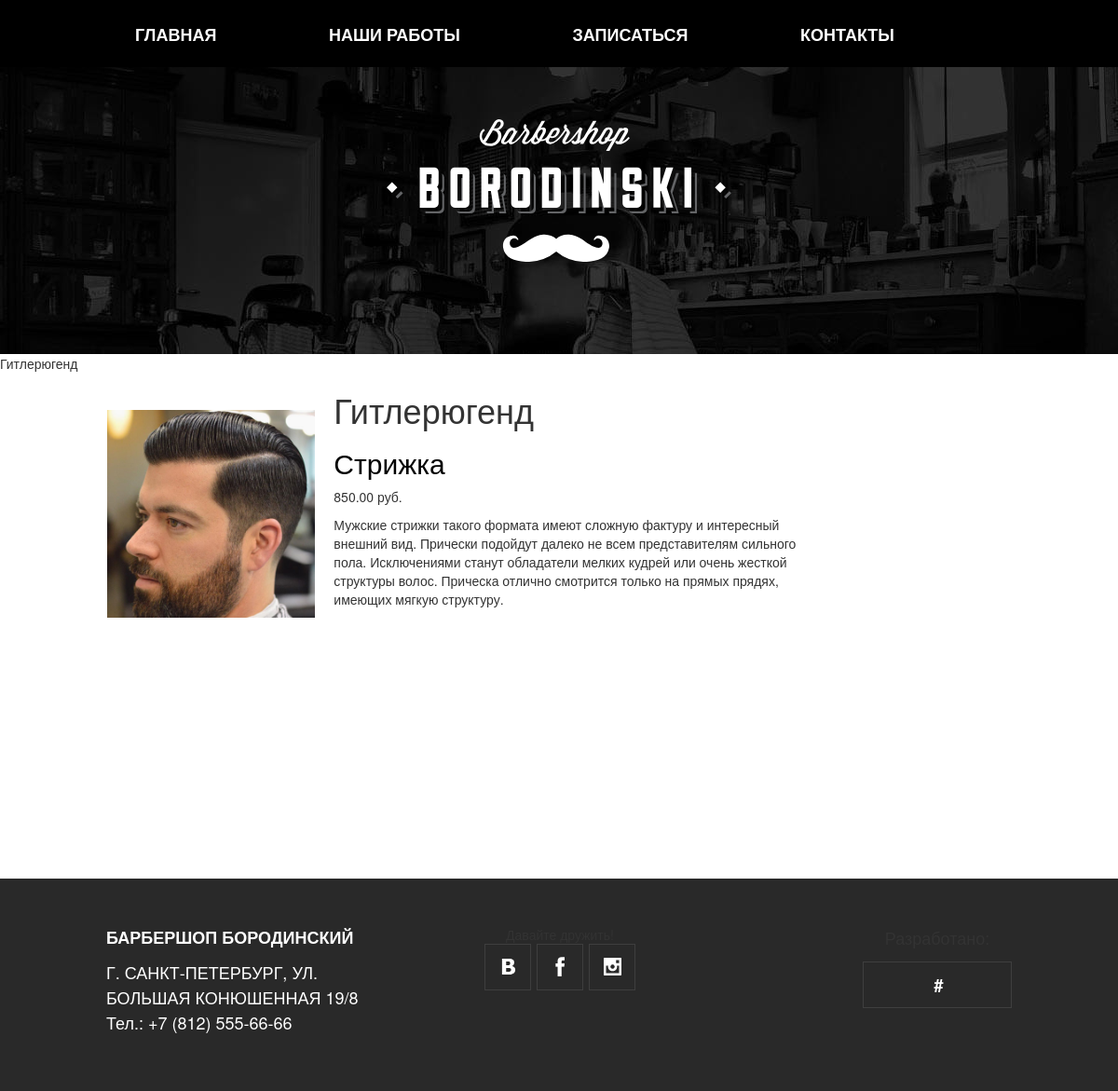
The app's page /work/2/gitleryugend/ with its own data.
### work/models.py (models this page shows, shortened)
class Product(models.Model):
    category = models.ForeignKey(Category, related_name='products', verbose_name="Категория", on_delete=models.PROTECT)
    name = models.CharField(max_length=200, db_index=True, verbose_name="Название")
    slug = models.SlugField(max_length=200, db_index=True)
    image = models.ImageField(upload_to='products/%Y/%m/%d/', blank=True, verbose_name="Изображение товара")
    description = models.TextField(blank=True, verbose_name="Описание")
    price = models.DecimalField(max_digits=10, decimal_places=2, verbose_name="Цена")
    class Meta:
        ordering = ['name']
        index_together = [
            ['id', 'slug']
        ]
        verbose_name = 'Услуга'
        verbose_name_plural = 'Услуга'

class Category(models.Model):
    name = models.CharField(max_length=200, db_index=True, verbose_name='Имя')
    slug = models.SlugField(max_length=200, db_index=True, unique=True)
    class Meta:
        ordering = ['name']
        verbose_name = 'Категория'
        verbose_name_plural = 'Категории'
    def __str__(self):
        return self.name
    def get_absolute_url(self):
        return reverse('work:ProductListByCategory', args=[self.slug])

### work/views.py (the view)
# urls.py: url(r'^(?P<id>\d+)/(?P<slug>[-\w]+)/$', views.ProductDetail, name='ProductDetail'),
def ProductDetail(request, id, slug):
    product = get_object_or_404(Product, id=id, slug=slug)
    return render(request, 'work/detail.html',
                             {'product': product})

### work/templates/work/detail.html (shortened to what this page needs)
{% load static %}
<!DOCTYPE html>
<html lang="ru">
<head>
    <link href="{% static 'css/style3.min.css' %}" rel="stylesheet">
</head>
<body>
<header class="page-header">
    <div class="page-header__logo  page-header__logo--inner-page">
    <picture>
            <source media="(min-width: 1200px)" srcset= "{% static 'img/logotype-desktop.svg' %}">
            <source media="(min-width: 768px)" srcset= "{% static 'img/logotype-tablet.svg' %}">
            <img src="{% static 'img/logotype-mobile.svg' %}" width="370" height="153" alt="Барбершоп «Бородинский»">
    </picture>
    </div>
    <nav class="main-nav  main-nav--closed  main-nav--nojs">
        <div class="main-nav__wrapper">
            <ul class="main-nav__items">
                <li class="main-nav__item"><a href="index.html">Главная</a></li>
                <li class="main-nav__item  main-nav__item--active"><a>Наши работы</a></li>
                <li class="main-nav__item"><a href="{% url 'page_contact' %}">Записаться</a></li>
                <li class="main-nav__item"><a href="#">Контакты</a></li>
            </ul>
        </div>
    </nav>
</header>
{% block title %}
  {{ product.name }}
{% endblock %}
{% block content %}
<div id="main" class="product_list col-sm-9">
  <div class="product-detail">
    <div class="col-sm-4">
      <img src="{% if product.image %}{{ product.image.url }}{% else %}{% static "img/no-image.jpg"%}{% endif %}" class="img-responsive">
    </div>
    <div class="col-sm-8">
      <h1>{{ product.name }}</h1>
      <h2><a href="{{ product.category.get_absolute_url }}">{{ product.category }}</a></h2>
      <p class="price">{{ product.price }} руб.</p>
      <span>{{ product.description | linebreaks}}</span>
    </div>
  </div>
   </div>
{% endblock %}
<footer class="page-footer">
    <div class="page-footer__wrapper">
        <p class="page-footer__contacts">
            <b>Барбершоп Бородинский</b>
			<a class="btn" >г. Санкт-Петербург, ул. Большая Конюшенная 19/8<br>
            <a class="btn" href="tel:+78125556666">
                <span class="page-footer__phone-show">Тел.:</span> +7 (812) 555-66-66
            </a>
        </p>
        <p class="page-footer__social">
            <span class="page-footer__social-titleclass="btn"">Давайте дружить!</span>
            <span class="social-links">
            <a class="social-link  social-link--vk" href="#">Мы в Вконтакте</a>
            <a class="social-link  social-link--fb" href="#">Мы в Фейсбуке</a>
            <a class="social-link  social-link--ig" href="#">Мы в Инстаграме</a>
      </span>
        </p>
        <p class="page-footer__copyright">
            <a class="btn" href="#">#</a>
        </p>
    </div>
</footer>

### work/templates/work/detail.html (style rules this page uses)
.col-sm-4 { border: 4px; background: #FFFFFF; padding: 20px; }
.product_list { border-left: 80px solid #FFFFFF; }
A { color: black; }
.page-footer { border-top: 280px solid #FFFFFF; }

### records on screen
Product: name "Гитлерюгенд", image (picture), category "Стрижка", price "850.00", description "Мужские стрижки такого формата имеют сложную фактуру и интересный внешний вид. Прически подойдут далеко не всем представителям сильного пола. Исключениями станут обладатели мелких кудрей или очень жесткой структуры волос. Прическа отлично смотрится только на прямых прядях, имеющих мягкую структуру."
